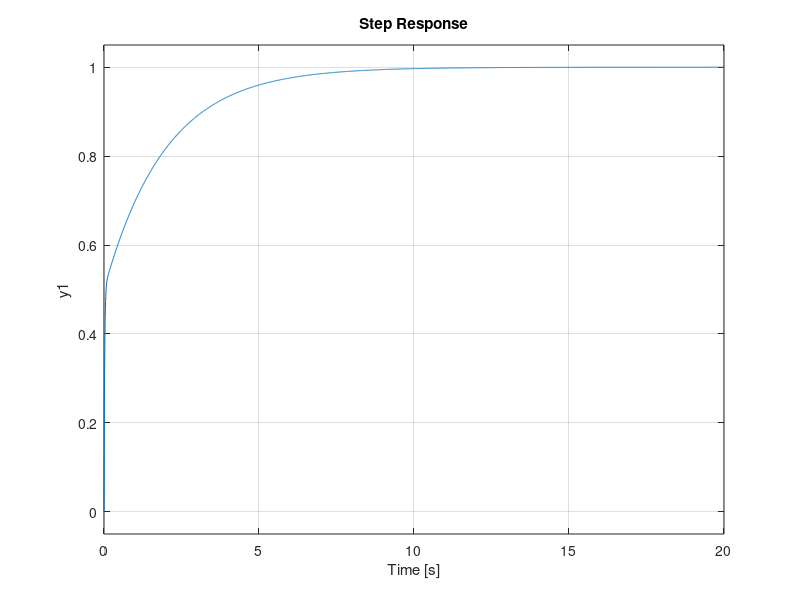

Write MATLAB code to recreate this figure. (Note: this script raises an error after producing the figure.)
%%effect of addition of zeroes to closed loop tf
z=[1 5 10 20];
Wn=input('Enter the value of wn');
zeta=input('enter the value of zeta');
s=tf('s');
for i=1:4
    num=[Wn^2 Wn^2*z(i)];
    den= [z(i) 2*zeta*Wn*z(i) z(i)*Wn^2];
    G=tf(num,den);
    subplot(2,2,i)
    step(G)
    stepinfo(G)
end
